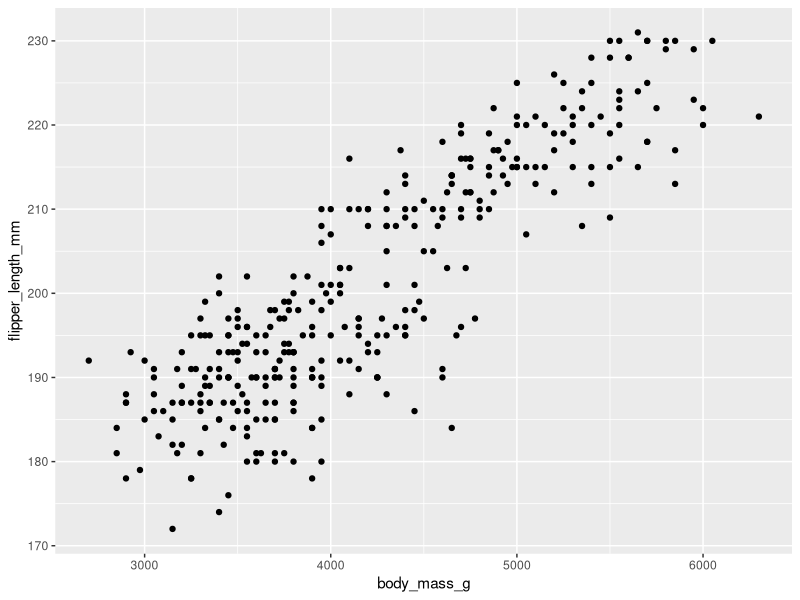
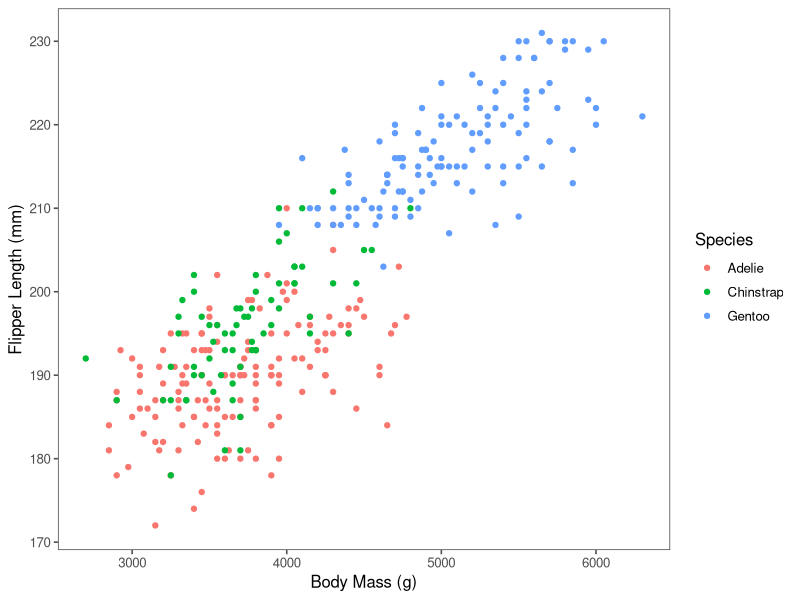

Generate these figures, in order, with R: (Note: this script raises an error after producing the figures.)
## ---- chunk 1
print("Hello World!")
## ---- chunk 2
# add together the numbers 1, 1, 2, and 3
sum(1, 1, 2, 3)

# create a sequence of values from 2 to 10 by 2s
seq(from = 2, to = 10, by = 2)
## ---- chunk 3
# create a sequence of values from 3 to 60 by 3s

## ---- chunk 4
#| results: hide # this prevents a lot of messages from being printed as the code works

# install required packages for this activity
install.packages("tidyverse")       # a collection of packages to handle and plot data 
install.packages("palmerpenguins")  # a package containing pre-formatted data on penguins
install.packages("ggthemes")        # a package containing better looking plot themes

# load the packages so we can use the tools
library(tidyverse)
library(palmerpenguins)
library(ggthemes)
## ---- chunk 5
#assign the penguins data from the package to an object called penguin_data
penguin_data <- penguins

# print the variable names and first 6 rows so we can inspect the dataset
head(penguin_data)

## ---- chunk 6
# make a scatter plot of flipper length by body mass
penguin_data |>                     # start with the penguin data; the |> passes that along
  ggplot(aes(x = body_mass_g,       # create a plot, use aesthetics to set x-axis variable
             y = flipper_length_mm)) + # set the y-axis variable
  geom_point()                      # display the data as points
## ---- chunk 7
# make a scatter plot of flipper length by body mass with color determined by species
penguin_data |>                    
  ggplot(aes(x = body_mass_g,
             y = flipper_length_mm,
             color = species)) + # map color based on the value in species variable
  geom_point() +
  labs(x = "Body Mass (g)",       # label the x-axis
       y = "Flipper Length (mm)", # label the y-axis
       color = "Species") +       # label the color legend
  theme_few()                     # adds a plot theme with better formatting
## ---- chunk 8
# make and label scatter plot with variables of your choosing
penguin_data |>                    
  ggplot(aes(x = body_mass_g,
             y = ,              # write the variable name between the = and ,
             color = species)) +
  geom_point() +
  labs(x = "Body Mass (g)",
       y = "Flipper Length (mm)", # remember to update your y-axis label!
       color = "Species") +
  theme_few()
## ---- chunk 9
# create a histogram of penguin body masses colored by species
penguin_data |>                    
  ggplot(aes(x = body_mass_g,    # we are only define an x-axis variable, not a y
             fill = species)) +  # we are setting a fill color by species
  geom_histogram(alpha = 0.4,    # display a histogram, alpha changes transparency
                 position = 'identity') +  # tells the code to not stack bars
  labs(x = "Body Mass (g)",
       y = "Count",
       fill = "Species") +    # we changed this from color to fill
  theme_few()
## ---- chunk 10
# remember to write informative comments about your code

